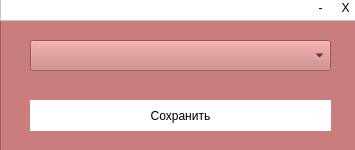
<?xml version="1.0" encoding="UTF-8"?>
<ui version="4.0">
 <class>MainWindow</class>
 <widget class="QMainWindow" name="MainWindow">
  <property name="geometry">
   <rect>
    <x>0</x>
    <y>0</y>
    <width>355</width>
    <height>150</height>
   </rect>
  </property>
  <property name="windowTitle">
   <string>Magic Photo</string>
  </property>
  <property name="layoutDirection">
   <enum>Qt::LeftToRight</enum>
  </property>
  <property name="autoFillBackground">
   <bool>false</bool>
  </property>
  <property name="styleSheet">
   <string notr="true">background-color: rgb(255, 255, 255);</string>
  </property>
  <property name="toolButtonStyle">
   <enum>Qt::ToolButtonIconOnly</enum>
  </property>
  <property name="tabShape">
   <enum>QTabWidget::Triangular</enum>
  </property>
  <widget class="QWidget" name="centralwidget">
   <widget class="QFrame" name="frame">
    <property name="geometry">
     <rect>
      <x>0</x>
      <y>20</y>
      <width>361</width>
      <height>131</height>
     </rect>
    </property>
    <property name="cursor">
     <cursorShape>ArrowCursor</cursorShape>
    </property>
    <property name="layoutDirection">
     <enum>Qt::LeftToRight</enum>
    </property>
    <property name="styleSheet">
     <string notr="true">background-color: rgb(201, 125, 125);</string>
    </property>
    <property name="frameShape">
     <enum>QFrame::StyledPanel</enum>
    </property>
    <property name="frameShadow">
     <enum>QFrame::Raised</enum>
    </property>
    <property name="lineWidth">
     <number>15</number>
    </property>
    <widget class="QComboBox" name="comboBox">
     <property name="geometry">
      <rect>
       <x>30</x>
       <y>20</y>
       <width>301</width>
       <height>31</height>
      </rect>
     </property>
     <property name="palette">
      <palette>
       <active>
        <colorrole role="Button">
         <brush brushstyle="SolidPattern">
          <color alpha="255">
           <red>255</red>
           <green>255</green>
           <blue>255</blue>
          </color>
         </brush>
        </colorrole>
        <colorrole role="Base">
         <brush brushstyle="SolidPattern">
          <color alpha="255">
           <red>255</red>
           <green>255</green>
           <blue>255</blue>
          </color>
         </brush>
        </colorrole>
        <colorrole role="Window">
         <brush brushstyle="SolidPattern">
          <color alpha="255">
           <red>255</red>
           <green>255</green>
           <blue>255</blue>
          </color>
         </brush>
        </colorrole>
       </active>
       <inactive>
        <colorrole role="Button">
         <brush brushstyle="SolidPattern">
          <color alpha="255">
           <red>255</red>
           <green>255</green>
           <blue>255</blue>
          </color>
         </brush>
        </colorrole>
        <colorrole role="Base">
         <brush brushstyle="SolidPattern">
          <color alpha="255">
           <red>255</red>
           <green>255</green>
           <blue>255</blue>
          </color>
         </brush>
        </colorrole>
        <colorrole role="Window">
         <brush brushstyle="SolidPattern">
          <color alpha="255">
           <red>255</red>
           <green>255</green>
           <blue>255</blue>
          </color>
         </brush>
        </colorrole>
       </inactive>
       <disabled>
        <colorrole role="Button">
         <brush brushstyle="SolidPattern">
          <color alpha="255">
           <red>255</red>
           <green>255</green>
           <blue>255</blue>
          </color>
         </brush>
        </colorrole>
        <colorrole role="Base">
         <brush brushstyle="SolidPattern">
          <color alpha="255">
           <red>255</red>
           <green>255</green>
           <blue>255</blue>
          </color>
         </brush>
        </colorrole>
        <colorrole role="Window">
         <brush brushstyle="SolidPattern">
          <color alpha="255">
           <red>255</red>
           <green>255</green>
           <blue>255</blue>
          </color>
         </brush>
        </colorrole>
       </disabled>
      </palette>
     </property>
     <property name="styleSheet">
      <string notr="true">QComboBox {
	background-color: rgb(255, 255, 255);
}
QComboBox::drop-arrrow
{
border : 2px solid green;
content: &quot;&gt;&quot;
}</string>
     </property>
    </widget>
    <widget class="QPushButton" name="pushButton_6">
     <property name="geometry">
      <rect>
       <x>30</x>
       <y>80</y>
       <width>301</width>
       <height>31</height>
      </rect>
     </property>
     <property name="styleSheet">
      <string notr="true">background-color: rgb(255, 255, 255);
border-radius: 0px</string>
     </property>
     <property name="text">
      <string>Сохранить</string>
     </property>
    </widget>
   </widget>
   <widget class="QFrame" name="frame_2">
    <property name="geometry">
     <rect>
      <x>0</x>
      <y>-10</y>
      <width>361</width>
      <height>31</height>
     </rect>
    </property>
    <property name="styleSheet">
     <string notr="true">background-color: rgb(255, 255, 255);</string>
    </property>
    <property name="frameShape">
     <enum>QFrame::StyledPanel</enum>
    </property>
    <property name="frameShadow">
     <enum>QFrame::Raised</enum>
    </property>
    <widget class="QPushButton" name="pushButton_9">
     <property name="geometry">
      <rect>
       <x>310</x>
       <y>10</y>
       <width>21</width>
       <height>16</height>
      </rect>
     </property>
     <property name="styleSheet">
      <string notr="true">background-color: rgb(255, 255, 255);
border: none;</string>
     </property>
     <property name="text">
      <string>-</string>
     </property>
    </widget>
    <widget class="QPushButton" name="pushButton_10">
     <property name="geometry">
      <rect>
       <x>330</x>
       <y>10</y>
       <width>31</width>
       <height>16</height>
      </rect>
     </property>
     <property name="styleSheet">
      <string notr="true">background-color: rgb(255, 255, 255);
border: none;</string>
     </property>
     <property name="text">
      <string>Х</string>
     </property>
    </widget>
   </widget>
  </widget>
 </widget>
 <resources/>
 <connections/>
</ui>
